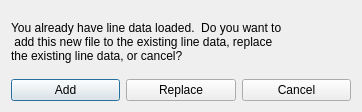
<?xml version="1.0" encoding="UTF-8"?>
<ui version="4.0">
 <class>CPromptReplace</class>
 <widget class="QDialog" name="CPromptReplace">
  <property name="geometry">
   <rect>
    <x>0</x>
    <y>0</y>
    <width>362</width>
    <height>112</height>
   </rect>
  </property>
  <property name="windowTitle">
   <string>depthmapX</string>
  </property>
  <layout class="QVBoxLayout" name="verticalLayout">
   <item>
    <widget class="QLabel" name="c_message">
     <property name="text">
      <string>You already have line data loaded.  Do you want to
 add this new file to the existing line data, replace 
the existing line data, or cancel?</string>
     </property>
    </widget>
   </item>
   <item>
    <layout class="QHBoxLayout" name="horizontalLayout">
     <item>
      <widget class="QPushButton" name="c_add">
       <property name="text">
        <string>Add</string>
       </property>
      </widget>
     </item>
     <item>
      <widget class="QPushButton" name="c_replace">
       <property name="text">
        <string>Replace</string>
       </property>
      </widget>
     </item>
     <item>
      <widget class="QPushButton" name="c_cancel">
       <property name="text">
        <string>Cancel</string>
       </property>
      </widget>
     </item>
    </layout>
   </item>
  </layout>
 </widget>
 <resources/>
 <connections>
  <connection>
   <sender>c_add</sender>
   <signal>clicked()</signal>
   <receiver>CPromptReplace</receiver>
   <slot>OnAdd()</slot>
   <hints>
    <hint type="sourcelabel">
     <x>79</x>
     <y>92</y>
    </hint>
    <hint type="destinationlabel">
     <x>25</x>
     <y>87</y>
    </hint>
   </hints>
  </connection>
  <connection>
   <sender>c_replace</sender>
   <signal>clicked()</signal>
   <receiver>CPromptReplace</receiver>
   <slot>OnReplace()</slot>
   <hints>
    <hint type="sourcelabel">
     <x>170</x>
     <y>97</y>
    </hint>
    <hint type="destinationlabel">
     <x>231</x>
     <y>65</y>
    </hint>
   </hints>
  </connection>
  <connection>
   <sender>c_cancel</sender>
   <signal>clicked()</signal>
   <receiver>CPromptReplace</receiver>
   <slot>OnCancel()</slot>
   <hints>
    <hint type="sourcelabel">
     <x>264</x>
     <y>93</y>
    </hint>
    <hint type="destinationlabel">
     <x>291</x>
     <y>92</y>
    </hint>
   </hints>
  </connection>
 </connections>
 <slots>
  <slot>OnAdd()</slot>
  <slot>OnReplace()</slot>
  <slot>OnCancel()</slot>
 </slots>
</ui>
